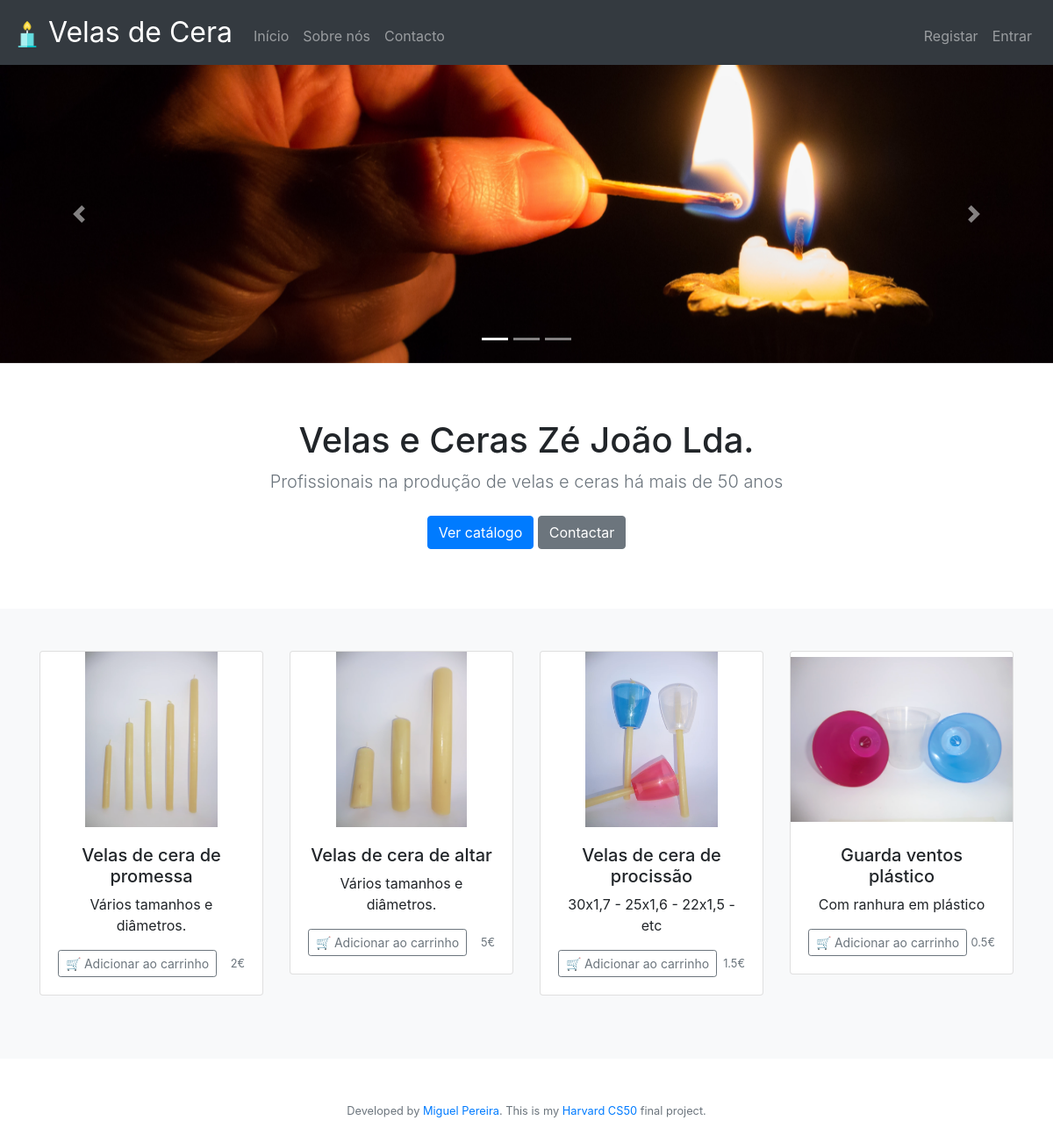
Before: / with the older database file.
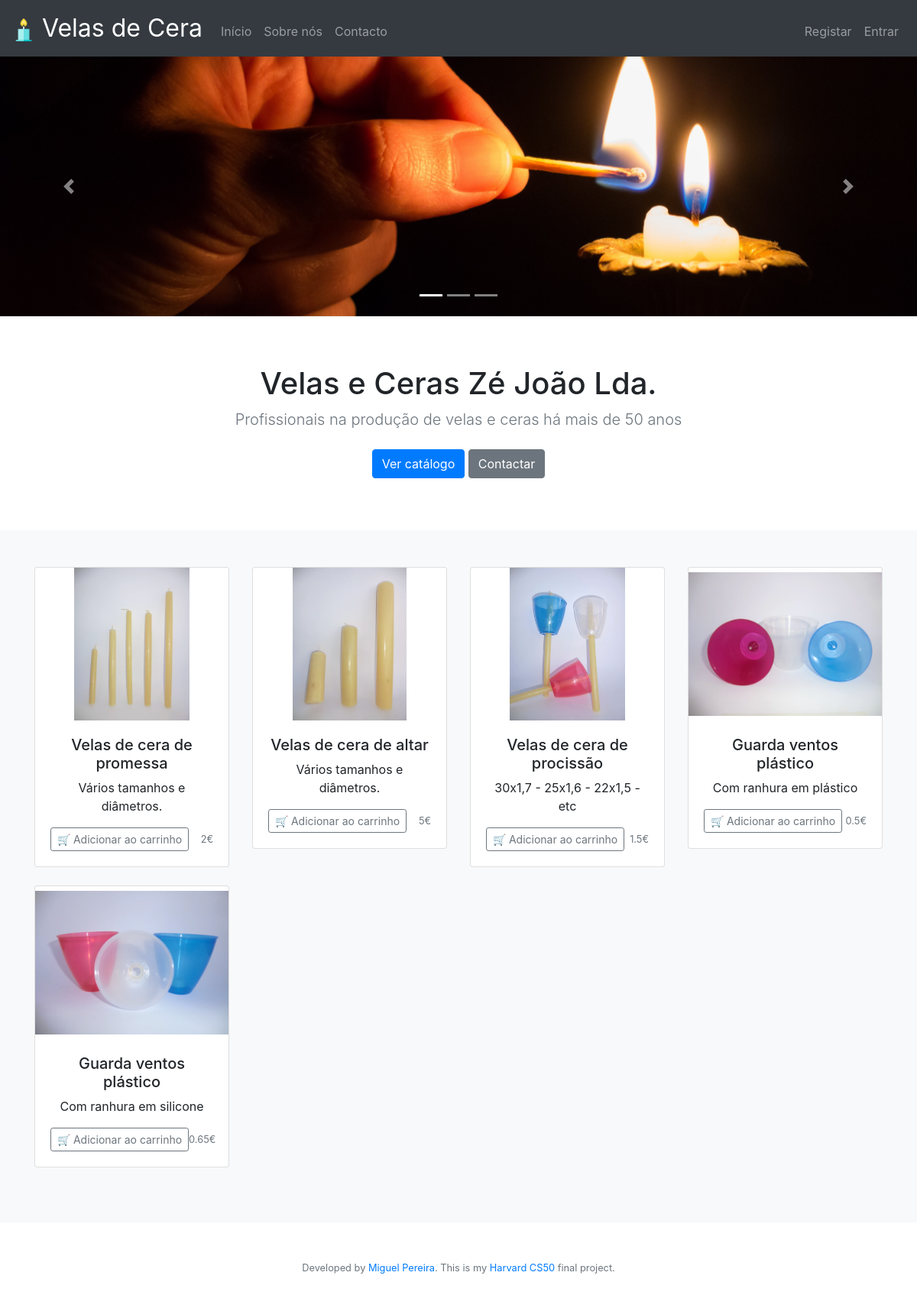
After: the same page with the newer database file.
### tables this page shows
CREATE TABLE produtos (
id integer not null primary key autoincrement,
image text,
name text not null,
desc text, price numeric);

### app.py (the view, shortened to what this page needs)
@app.route("/", methods=["GET", "POST"])
def index():
    produtos = db.execute("select id, name, desc, price, image from produtos")
    return render_template("index.html", produtos=produtos)

### app.py (called while the page is built)
@app.after_request
def after_request(response):
    response.headers["Cache-Control"] = "no-cache, no-store, must-revalidate"
    response.headers["Expires"] = 0
    response.headers["Pragma"] = "no-cache"
    return response

### templates/index.html (shortened to what this page needs)
{% extends "layout.html" %}
{% block main %}
<div id="carousel" class="carousel slide" data-ride="carousel">
    <ol class="carousel-indicators">
      <li data-target="#carousel" data-slide-to="0" class="active"></li>
      <li data-target="#carousel" data-slide-to="1"></li>
      <li data-target="#carousel´" data-slide-to="2"></li>
    </ol>
    <div class="carousel-inner">
        <div class="carousel-item active">
          <img src="/static/image/person-holding-match-stick-with-fire-in-front-of-candle-with-159436.jpg" style="object-fit:cover" alt="" height="340px" width="100%">
        </div>
    </div>
    <a class="carousel-control-prev" href="#carousel" role="button" data-slide="prev">
      <span class="carousel-control-prev-icon" aria-hidden="true"></span>
    </a>
    <a class="carousel-control-next" href="#carousel" role="button" data-slide="next">
      <span class="carousel-control-next-icon" aria-hidden="true"></span>
    </a>
  </div>
  <section class="jumbotron text-center" style="background-color: transparent; margin-bottom: -20px;">
    <div class="container">
      <h1 class="jumbotron-heading">Velas e Ceras Zé João Lda.</h1>
      <p class="lead text-muted">Profissionais na produção de velas e ceras há mais de 50 anos</p>
      <p>
        <a href="#catalogo" class="btn btn-primary my-2">Ver catálogo</a>
        <a href="contacto" class="btn btn-secondary my-2">Contactar</a>
      </p>
    </div>
  </section>
  <form action="/" method="post" enctype=multipart/form-data>
<div class="album py-5 bg-light" id="catalogo">
    <div class="container">
        <div class="row">
            {% for produto in produtos %}
            <div class="col-md-3">
                <div class="card mb-4 box-shadow">
                  <img class="card-img-top" src="/static/image/uploads/{{ produto.image }}" style="object-fit:scale-down; height: 200px;">
                  <div class="card-body">
                    <h5>{{ produto.name }}</h5>
                    <p class="card-text">{{ produto.desc }}</p>
                    <div class="d-flex justify-content-between align-items-center">
                      <div class="btn-group">
                        <button class="btn btn-sm btn-outline-secondary" type="submit" name="submit_button" value="{{ produto.id}}">🛒 Adicionar ao carrinho</button>
                      </div>
                      <small class="text-muted">{{ produto.price }}€</small>
                    </div>
                  </div>
                </div>
              </div>
            {% endfor %}
        </div>
    </div>
</div>
</form>
{% endblock %}

### templates/layout.html (shortened to what this page needs)
<!DOCTYPE html>
<html lang="pt">
    <head>
        <link href="https://maxcdn.bootstrapcdn.com/bootstrap/4.1.3/css/bootstrap.min.css" rel="stylesheet">
        <link href="/static/styles.css" rel="stylesheet">
    </head>
    <body>
        <nav class="navbar fixed-top navbar-expand-md navbar-dark bg-dark">
            <a class="navbar-brand" href="/"><img src="/static/favicon.png" width="30" height="30" class="d-inline-block align-center" alt="/"> Velas de Cera</a>
            <div class="collapse navbar-collapse" id="navbar">
                    <ul class="navbar-nav mr-auto mt-2">
                        <li class="nav-item"><a class="nav-link" href="/">Início</a></li>
                        <li class="nav-item"><a class="nav-link" href="/about">Sobre nós</a></li>
                        <li class="nav-item"><a class="nav-link" href="/contacto">Contacto</a></li>
                    </ul>
                {% if session.user_id %}
                    <ul class="navbar-nav ml-auto mt-2">
                        {% if session.user_type == 'admin' %}
                            <li class="nav-item"><a class="nav-link" href="/admin" style="color: yellow;">Admin</a></li>
                        {% else %}
                            <li class="nav-item"><a class="btn btn-primary" href="/cart">
                                <span style="color: white">
                                    <i class="fas fa-shopping-cart"></i>
                              </span> Carrinho</a></li>
                            <li class="nav-item"><a class="nav-link" href="/conta">Conta</a></li>
                        {% endif %}
                        <li class="nav-item"><a class="nav-link" href="/logout">Sair</a></li>
                    </ul>
                {% else %}
                    <ul class="navbar-nav ml-auto mt-2">
                        <li class="nav-item"><a class="nav-link" href="/register">Registar</a></li>
                        <li class="nav-item"><a class="nav-link" href="/login">Entrar</a></li>
                    </ul>
                {% endif %}
            </div>
        </nav>
        <main style="margin-top: 74px;">
            {% block main %}{% endblock %}
        </main>
        <footer class="small text-center text-muted" style="margin-top: 50px; margin-bottom: 50px;">
            Developed by <a href="https://www.linkedin.com/in/miguelduartepereira/">Miguel Pereira</a>. This is my <a href="https://cs50.harvard.edu/x/2020/project/">Harvard CS50</a> final project.
        </footer>
    </body>
</html>

### static/styles.css (style rules this page uses)
nav .navbar-brand { font-size: xx-large; }
main { overflow-x: auto; text-align: center; }
main img { max-width: 100%; }

Changed rows visible on the page:
added produtos: image (picture), name "Guarda ventos plástico", desc "Com ranhura em silicone", {{ produto.id }} 21 (drawn), price "0.65"
